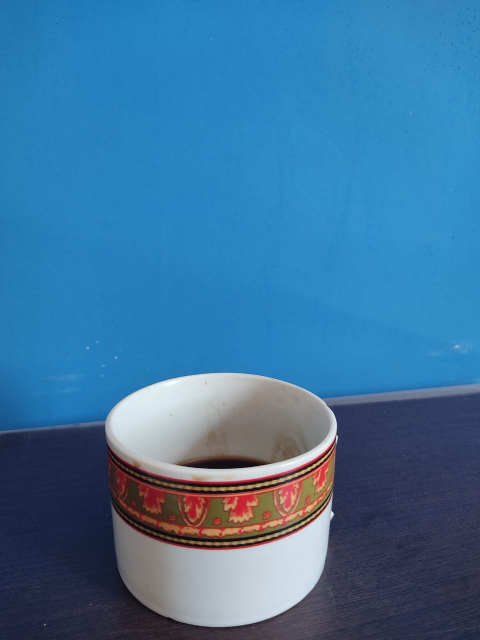
#> input picture minha_foto.png, 960 x 1280 px, found by its file name (shown at 1/2 size)
$ python detectarMovimento.py   (older library calls are emulated)
#> lines starting #> are read from the running program, lines starting #| are printed output that depends on the picture
### 10-algoritmos/processamento_de_imagens.py
import numpy as np
import cv2

#FUNÇÕES UTEÍS
def infoImg(img):
    print(f'altura: {img.shape[0]}\nlargura: {img.shape[1]}\n')
    if isGrayScale(img) is False:
        print(f'Canais: {img.shape[2]}')

def read(caminho):
#> called with caminho = 'minha_foto.png'
    try:
        image = cv2.imread(caminho)
#> image is the input picture: shape (1280, 960, 3); mean B, G, R 157.6, 115.7, 60.9
    except:
        print("\n Não foi possível abrir a imagem")
    else:
        return image

def show(nomeImg, img):
    cv2.imshow(nomeImg, img)

def isGrayScale(img):
    if(len(img.shape)== 2):
        return True
    return False

#FUNÇÕES DE MANIPULAÇÃO
# [18 lines left out: functions translate, rotate, not called in this run]

def resize(img, height = None, width = None, inter = cv2.INTER_AREA):
#> called with height = 250, inter = 3
    (h, w) = img.shape[:2]
#> h = 1280; w = 960

    if width is None and height is None:
        return image
    elif width is None:
        r = height / float(h)
#> r = 0.195
        dimensao = (int(w * r), height)
#> dimensao = (187, 250)
    elif height is None:
        r = width / float(w)
        dimensao = (width, int(h * r))
    else:
        dimensao = (width, height)

    resized = cv2.resize(img, dimensao, interpolation = inter)
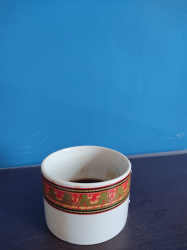
#> resized: shape (250, 187, 3); mean B, G, R 157.6, 115.7, 60.9

    return resized

def flip(img, operacao):
    flipped = cv2.flip(img, operacao)
    return flipped

def crop(img, startX, finalX, startY, finalY):
    cropped = img[startY:finalY, startX:finalX]
    return cropped


#FUNÇÕES ARITMÉTICAS
# [68 lines left out: functions add, subtract, AND, OR, XOR, NOT and 3 more, not called in this run]


image = read("minha_foto.png")
image = resize(image, 250)
gray = cv2.cvtColor(image, cv2.COLOR_BGR2GRAY)
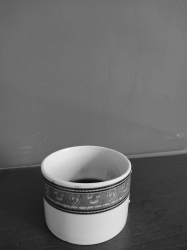
#> gray: shape (250, 187); min 13, max 253, mean 104.1
equalize = cv2.equalizeHist(gray)
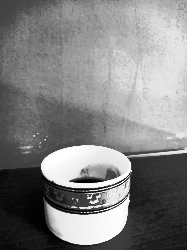
#> equalize: shape (250, 187); min 0, max 255, mean 130.2
show("original", equalize)
infoImg(image)
#| altura: 250
#| largura: 187
#| Canais: 3

#cv2.imwrite("minha_foto_equalizada.png", image)

### 10-algoritmos/thresholding.py

import numpy as np
import cv2
import mahotas
import processamento_de_imagens as pdi


#FUNÇÕES UTEÍS
# [13 lines left out: functions infoImg, readGrayScale, not called in this run]

def show(nomeImg, img):
    cv2.imshow(nomeImg, img)

def isGrayScale(img):
    if(len(img.shape)== 2):
        return True
    return False

#MÉTODOS DE THRESHOLD
# [32 lines left out: functions thresholdBinary, thresholdBinaryInv, thresholdAdaptiveMean, thresholdAdaptiveGaussian, not called in this run]

def thresholdOtsu(img, inverse):
    if isGrayScale(img) is False:
        img = cv2.cvtColor(img, cv2.COLOR_BGR2GRAY)

    T = mahotas.thresholding.otsu(img)
    thresh = img.copy()
    thresh[thresh > T] = 255
    thresh[thresh < 255] = 0

    if inverse is True:
        thresh = cv2.bitwise_not(thresh)

    return (thresh, T)

# [13 lines left out: function thresholdRiddlerCalvard, not called in this run]

'''
image = readGrayScale("entrada2.jpg")
show("original", image)
infoImg(image)

burred = cv2.GaussianBlur(image, (5,5), 0) #Aplicar esse método ajuda a remover alguns cantos de frequência alta na imagem
show("imagem suavizada", burred)


threshOtsu, T = thresholdOtsu(burred, False)
print(T)
threshRC, T = thresholdRiddlerCalvard(burred, True)
print(T)
show("imagem threshold otsu", threshOtsu)
show("imagem threshold rc", threshRC)


threshMean = thresholdAdaptiveMean(burred, False, 11, 4)
threshGaussian = thresholdAdaptiveGaussian(burred, False, 11, 3)
show("imagem binary mean", threshMean)
show("imagem binary gaussian", threshGaussian)


T1, thresh = thresholdBinary(burred, 155)
T2, threshInv = thresholdBinaryInv(burred, 155)
show("imagem binary", thresh)
show("imagem binary inv", threshInv)
'''

### 10-algoritmos/detectarMovimento.py
import cv2
import numpy as np
import processamento_de_imagens as pdi
import thresholding as threshold

cap = cv2.VideoCapture(0)

if cap.isOpened() == False:
    print("Erro ao abrir o video")

firstFrame = None;

while cap.isOpened():
    (ret, frame) = cap.read()
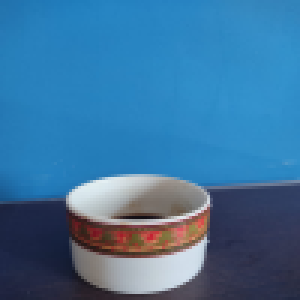
#> input picture minha_foto_pequena.png, 100 x 100 px, given in place of the camera (shown 3 times larger)
#> frame is the input picture: shape (100, 100, 3); mean B, G, R 157.6, 115.7, 60.9
    text = "Unoccupied"

    if not ret: #houve um erro ao capturar o frame
        break

    frame = pdi.resize(frame, width=300)
    gray = cv2.cvtColor(frame, cv2.COLOR_BGR2GRAY)
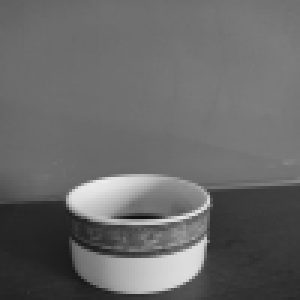
#> gray: shape (300, 300); min 16, max 236, mean 104.1
    blurred = cv2.GaussianBlur(gray, (21, 21), 0)
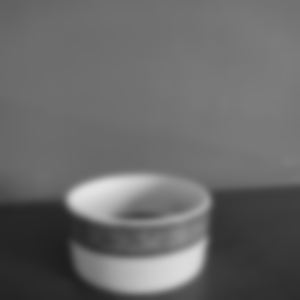
#> blurred: shape (300, 300); min 30, max 227, mean 104.1

    #verificar se este frame e primeiro frame
    if firstFrame is None:
        firstFrame = blurred
        continue

    frameDelta = cv2.absdiff(firstFrame, blurred) #subtracao de fundo (estudar mais este conceito

    #binarizacao
    thresh, T = threshold.thresholdOtsu(frameDelta, False)
    #thresh = pdi.NOT(thresh)
    print(T)

    #dilatar imagem
    kernel = np.ones((3,3),np.uint8)
    frameDilate = cv2.dilate(thresh, kernel, iterations=1)

    #pegar contornos
    (cnts, _) = cv2.findContours(frameDilate.copy(), cv2.RETR_EXTERNAL, cv2.CHAIN_APPROX_SIMPLE)

    cv2.drawContours(frame, cnts, -1, (0, 255, 0), 2)

    #FALTA VERIFICAR SE ESTA IMAGEM TEM OU NAO UM DETERMINADO OBJETO
    '''

    #pegar um contorno de cada vez
    for c in cnts:
        if cv2.contourArea(c) < 100: #nao e o procurado
            continue


        (x, y, w, h) = cv2.bouningRect(c) #retorna (inicioX, inicio Y, largura, altura)
        cv2.rectangle(frame, (x,y), (x + w, y + h), (0, 255, 0), 2)
        text = "Occupied"
    '''

    temp = np.vstack([
        np.hstack([blurred, frameDelta]),
        np.hstack([thresh, frameDilate])
    ])

    pdi.show("Frame Inicial", firstFrame)
    pdi.show("Frame atual", frame)
    pdi.show("Frames apos processamento", temp)

    if cv2.waitKey(0) & 0xFF == ord('q'):
        break


cap.release()
cv2.destroyAllWindows()
